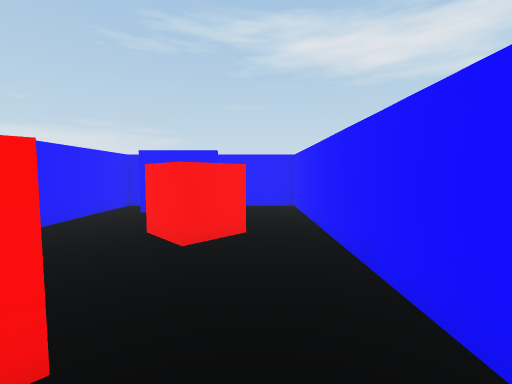
View 1 (above)

16 first-person views from a walk through a 3-D level made in the Unity game engine. The camera is 0.62 m above the floor, tilts 4° down and sees 90° across. The floor is counted in squares, 0.5 m on a side. Each view is taken from the middle of a square. On the plan, view 1 faces up. The plan holds only what a view shows up to about 12 squares ahead; the rest is blank. The player character is not drawn.

View 2
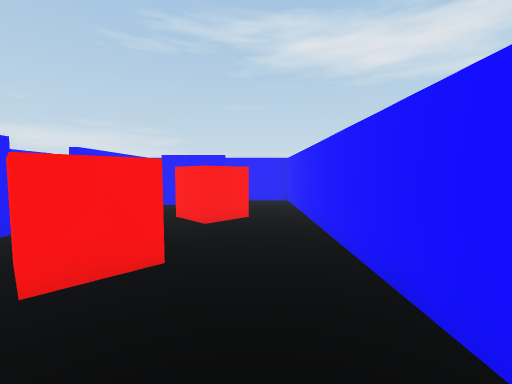

View 3
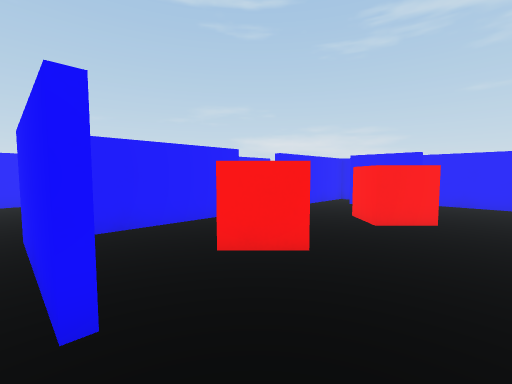

View 4
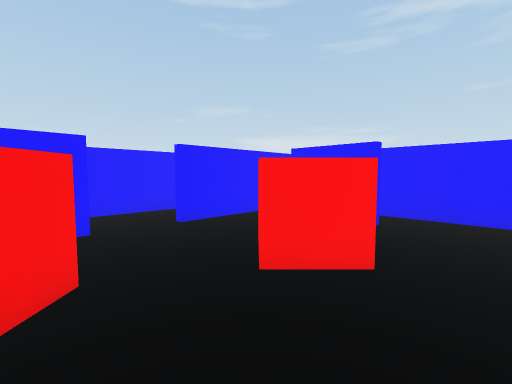

View 5
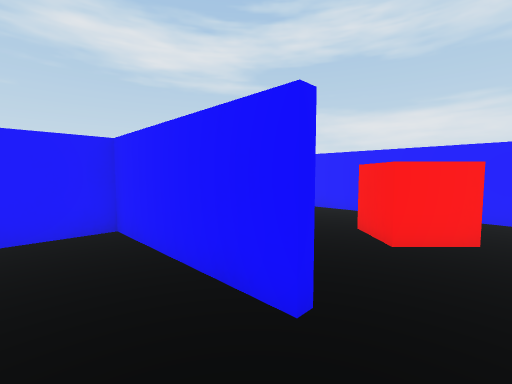

View 6
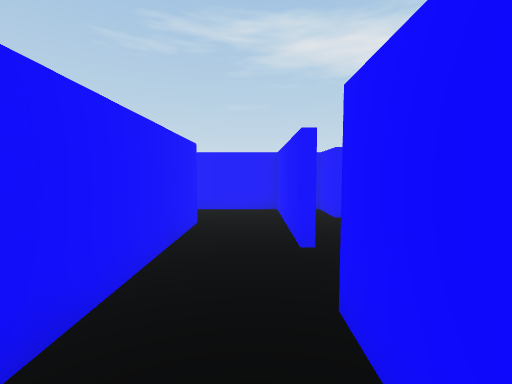

View 7
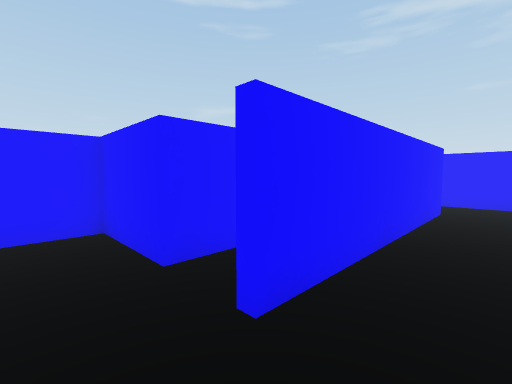

View 8
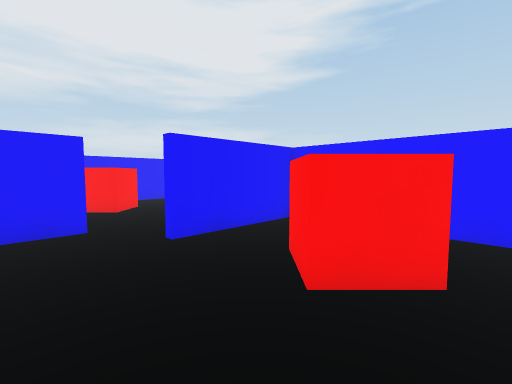

View 9
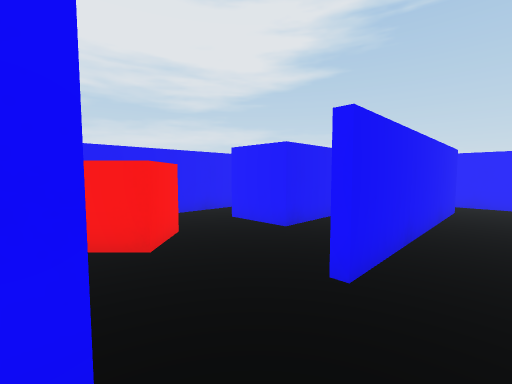

View 10
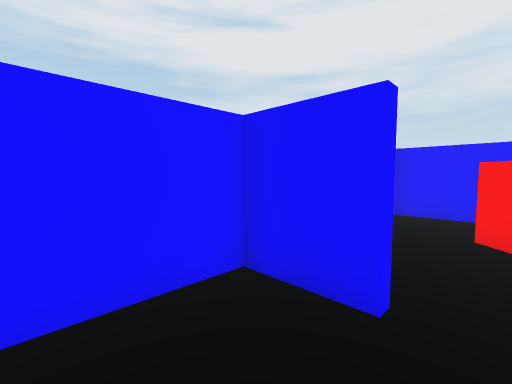

View 11
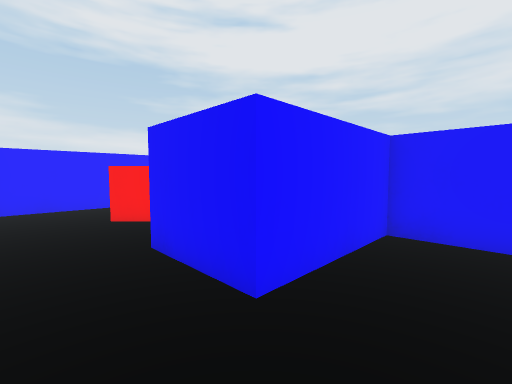

View 12
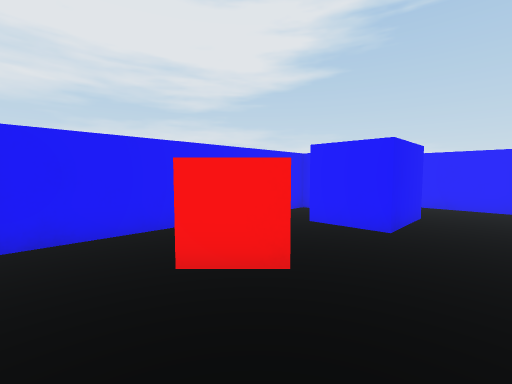

View 13
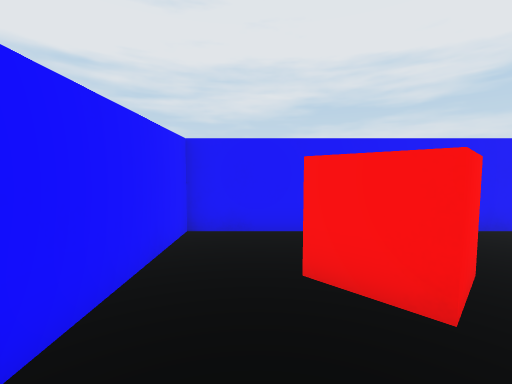

View 14
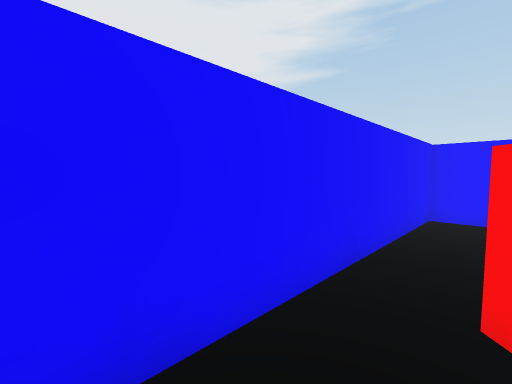

View 15
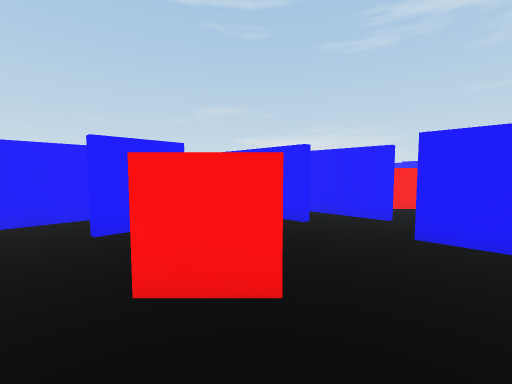

View 16
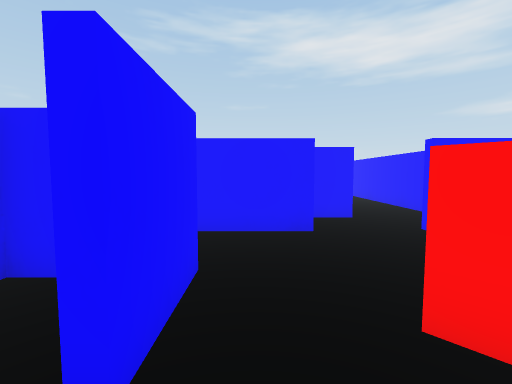

### Floor plan
Ten units are one square. View 1 is at (0, 0); x grows to the right and y downward. Boxes are objects, and circles mark ways between rooms. Rooms are numbered by the first view taken in them; rooms with no view inside come last. Other rooms are left out.
<svg viewBox="-125 -105 145 205">
<path fill="none" stroke="#000" d="M-50 -32 -50 8M-11 -83 -37 -83 -37 -100M-50 15 -12 15M-4 33 15 33 15 -100 -19 -100M-50 -100 -50 -52M-92 5 -120 5 -120 35M-52 -16 -52 -32M-102 33 -28 33M-75 -55 -75 5M-64 60 -70 60 -70 95 15 95 15 39M-26 35 -54 35M-11 18 -52 18M11 35 -2 35M-91 95 -73 95 -73 58 -47 58 -47 78M-100 39 -100 64"/>
<rect x="-35" y="-25" width="30" height="20" fill="#bbb"><title>red cube</title></rect>
<rect x="-25" y="-65" width="30" height="30" fill="#bbb"><title>red cube</title></rect>
<rect x="-35" y="55" width="30" height="30" fill="#bbb"><title>red cube</title></rect>
<circle cx="-50" cy="-45" r="3" fill="#2a7"/>
<circle cx="-10" cy="20" r="3" fill="#2a7"/>
<text x="-10" y="-30">1</text>
<text x="-70" y="0">2</text>
<text x="-40" y="60">3</text>
</svg>
Room 1 opens to room 2. Room 1 opens to room 3.

Where each view was taken, in squares from view 1:
view 1: 0 up, 0 right, facing up
view 2: 2 down, 0 right, facing up
view 3: 2 down, 1 right, facing up-left
view 4: 2 up, 1 right, facing up-left
view 5: 4 up, 7 left, facing up-right
view 6: 1 up, 6 left, facing up
view 7: 2 down, 6 left, facing up-left
view 8: 3 up, 1 right, facing down-left
view 9: 2 down, 0 right, facing down-left
view 10: 1 down, 1 left, facing down-right
view 11: 4 down, 9 left, facing down-right
view 12: 4 down, 1 right, facing down-left
view 13: 4 down, 0 right, facing down
view 14: 8 down, 1 right, facing down-left
view 15: 9 down, 1 right, facing up-left
view 16: 9 down, 4 left, facing up
